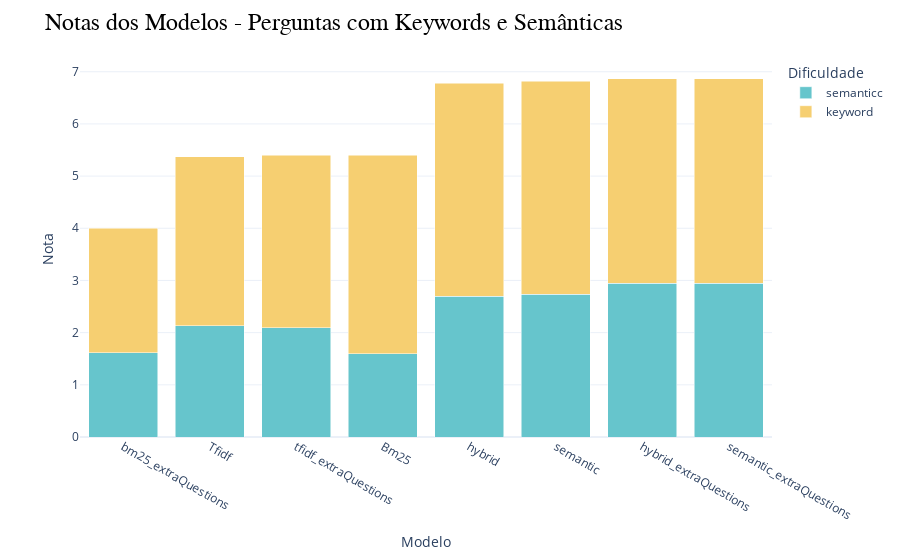

Notebook code for this chart:
### Code cell
all_means = {model: {} for model in simple_mean.keys()}

for model in all_means:
    all_means[model]["semanticc"] = semanticc_mean[model]
    all_means[model]["keyword"] = keywordd_mean[model]


df = pd.DataFrame.from_dict(all_means, orient='index')

df['Total'] = df.sum(axis=1)

df = df.sort_values('Total', ascending=True)

df = df.drop(columns=['Total'])

color_palette = px.colors.qualitative.Pastel

fig = px.bar(df, barmode='stack', color_discrete_sequence=color_palette, labels={'index':'Modelo', 'value':'Nota', 'variable':'Dificuldade'})

fig.update_layout(
    title='Notas dos Modelos - Perguntas com Keywords e Semânticas',
    title_font=dict(size=24, family='Courier', color='black'),
    showlegend=True,
    template='plotly_white'
)

fig.show()

### Figure 1 — Plotly figure (JSON) as saved in the notebook; plotly's stock layout.template omitted (floating-point values rounded to 4 significant figures)
{"data": [{"alignmentgroup": "True", "hovertemplate": "Dificuldade=semanticc<br>Modelo=%{x}<br>Nota=%{y}<extra></extra>", "legendgroup": "semanticc", "marker": {"color": "rgb(102, 197, 204)", "pattern": {"shape": ""}}, "name": "semanticc", "offsetgroup": "semanticc", "orientation": "v", "showlegend": true, "textposition": "auto", "type": "bar", "x": ["bm25_extraQuestions", "Tfidf", "tfidf_extraQuestions", "Bm25", "hybrid", "semantic", "hybrid_extraQuestions", "semantic_extraQuestions"], "xaxis": "x", "y": [1.615, 2.133, 2.092, 1.6, 2.7, 2.733, 2.946, 2.946], "yaxis": "y"}, {"alignmentgroup": "True", "hovertemplate": "Dificuldade=keyword<br>Modelo=%{x}<br>Nota=%{y}<extra></extra>", "legendgroup": "keyword", "marker": {"color": "rgb(246, 207, 113)", "pattern": {"shape": ""}}, "name": "keyword", "offsetgroup": "keyword", "orientation": "v", "showlegend": true, "textposition": "auto", "type": "bar", "x": ["bm25_extraQuestions", "Tfidf", "tfidf_extraQuestions", "Bm25", "hybrid", "semantic", "hybrid_extraQuestions", "semantic_extraQuestions"], "xaxis": "x", "y": [2.388, 3.24, 3.306, 3.8, 4.08, 4.08, 3.918, 3.918], "yaxis": "y"}], "layout": {"barmode": "stack", "legend": {"title": {"text": "Dificuldade"}, "tracegroupgap": 0}, "margin": {"t": 60}, "showlegend": true, "title": {"font": {"color": "black", "family": "Courier", "size": 24}, "text": "Notas dos Modelos - Perguntas com Keywords e Semânticas"}, "xaxis": {"anchor": "y", "domain": [0, 1], "title": {"text": "Modelo"}}, "yaxis": {"anchor": "x", "domain": [0, 1], "title": {"text": "Nota"}}}}
